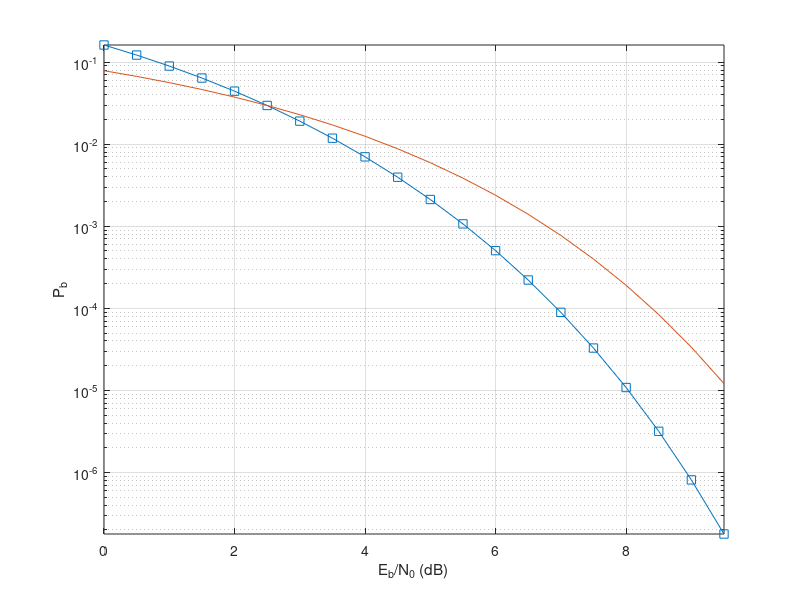

Source code (MATLAB):
% File: WeightDistribution.m
% Description: Compute the weight distrubution of a linear code given its
%              generator matrix and the union bound on its performance
%              with BPSK modulation over an AWGN channel.
% Copyright (c) 2006. Robert Morelos-Zaragoza. All rights reserved.

clear all

%n=10;               % Code length
n=8;               % Code length
k=4;                % Code dimension
% Generator matrix, k=4, n=10
% G = [ 1 1 0 1 0 0 0 0 0 0
%       0 0 1 1 0 1 0 0 0 0
%       0 0 0 0 1 1 0 1 0 0
%       0 0 0 0 0 0 1 1 0 1 ];
% G = [ 1 1 0 1 0 0 0 0 
%       0 0 1 1 0 1 0 0 
%       0 0 0 0 1 1 0 1 
%       0 0 0 0 0 0 1 1 ];
G = [ 1 1 0 1 0 0 0 0 
      0 0 1 1 0 1 0 0 
      0 0 0 0 1 1 0 1 
      0 1 0 0 0 0 1 1 ];

% Weight distribution W(C):
W = zeros(1,n+1);
W(1)=1;

% Generate all combinations of message vectors and their weigths
k2=2^k-1;
for i=1:k2
    u = dec2bin(i,k);
    v = mod(u*G,2);
    W(sum(v)+1) = W(sum(v)+1)+1;
end

% Print the weight distribution
fprintf('W(C)={1');
for i=2:n+1
    fprintf(',%d',W(i))
end
fprintf('}\n');

% Compute the union bound
EbNo = 0:0.5:9.5;
EbNoratio = 10.^(EbNo/10);
bound = 0;
for i=1:n
    bound = bound + i*W(i+1)/n * qfunc(sqrt(2*i*(k/n)*EbNoratio));
end

% semilogy(EbNo,bound,'-o')
semilogy(EbNo,bound,'-s')
axis tight
grid on
xlabel('E_b/N_0 (dB)')
ylabel('P_b')
hold on

 semilogy(EbNo, qfunc(sqrt(2*EbNoratio)))
